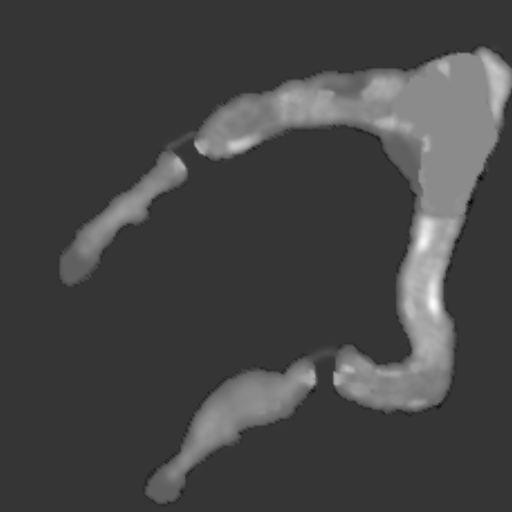
#> input picture build/wake/height_1024_u16.png, 1024 x 1024 px (shown at 1/2 size)
$ python bake.py
#> lines starting #> are read from the running program, lines starting #| are printed output that depends on the picture
"""Bake the Wake Island data (build/wake/*) into the game's map files.
  public/maps/wake.hm   801 x 801 int16 little-endian, height in cm, row-major by z then x, 1 m grid over an 800 m world (centre 0,0)
  public/maps/wake.json flags, start zones, props, bridges, sea level, in game metres (x east, z south; y up, sea at 0)
  (the server builds maps/wake.js for the browser from these two at run time)
Source units: GEM map units, 1 unit = 0.1 m in play terms; the game uses SCALE m per unit (0.08: an 800 m world with the island about 710 m across).
Run: python3 -I build/wake/bake.py"""
import json, base64, struct, os, numpy as np
from PIL import Image
HERE = os.path.dirname(os.path.abspath(__file__)); OUT = os.path.join(HERE, '..', '..', 'public', 'maps'); os.makedirs(OUT, exist_ok=True)
SCALE = 0.08; WATER = 30.0; S = 800; N = 800; OX, OY = 588, -372   # source-unit offsets that centre the land on the world
u16 = np.asarray(Image.open(os.path.join(HERE, 'height_1024_u16.png'))).astype(np.float32); H = u16 / 100 - 70   # GEM units; row 0 = y +5016 (north in the file's terms)
# game coords: gx = SCALE*ex, gz = SCALE*ey (so the map reads like the archive's minimap), gy = SCALE*(h - WATER)
# the height array's row r holds y = 5016 - r*10032/1023 -> gz = SCALE*(5016 - r*9.806); so row for gz: r = (5016 - gz/SCALE)/9.806
from scipy.ndimage import map_coordinates
gz = np.linspace(-S / 2, S / 2, N + 1); gx = np.linspace(-S / 2, S / 2, N + 1); GX, GZ = np.meshgrid(gx, gz)
r = (5016 - (GZ / SCALE + OY)) / (10032 / 1023); c = ((GX / SCALE + OX) + 5016) / (10032 / 1023)
Hg = map_coordinates(H, [r, c], order=1, mode='nearest'); Hg = (Hg - WATER) * SCALE
#> after `Hg = map_coordinates(H, [r, c], order=1, mode='nearest')`:
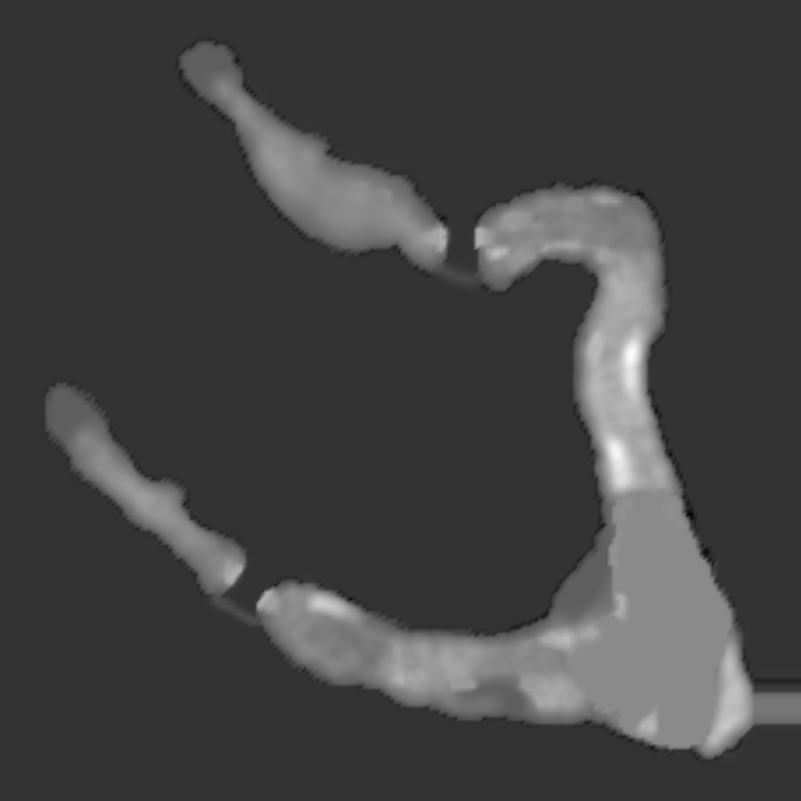
#> Hg: shape (801, 801) float32; min -60.41, max 235.9, mean 18.6; drawn with min black and max white
# outside the source square: deep sea
Hg[(r < 0) | (r > 1023) | (c < 0) | (c > 1023)] = -6
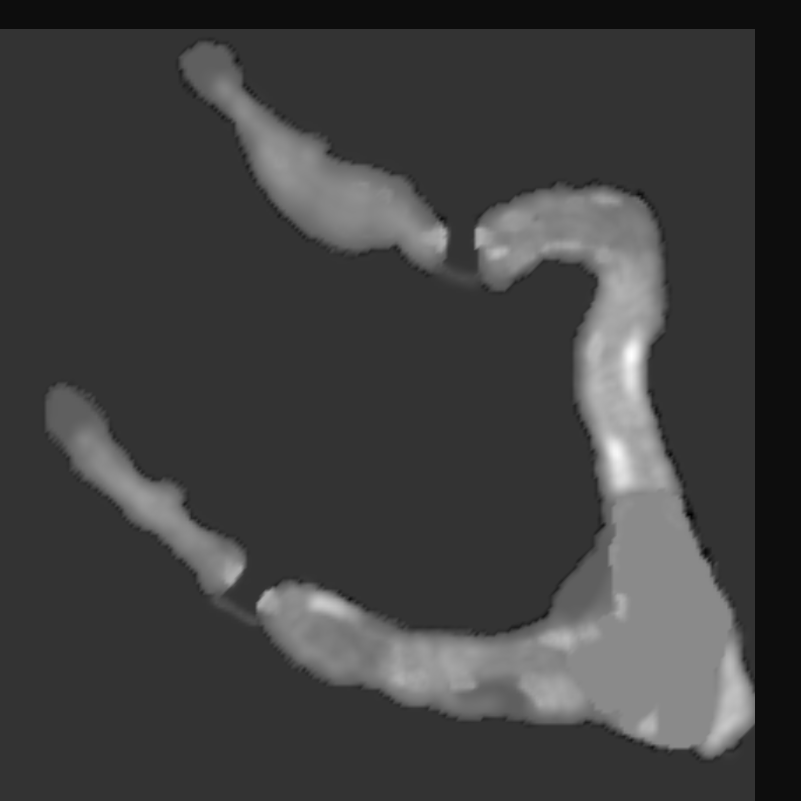
#> Hg: shape (801, 801) float32; min -7.23, max 16.47, mean -1.26; drawn with min black and max white
# soften: the mesh has 10 m facets; a light blur at 1 m keeps beaches smooth, then keep the sea floor from going absurdly deep
from scipy.ndimage import gaussian_filter
Hg = gaussian_filter(Hg, 1.2); Hg = np.maximum(Hg, -7)
#> (the run stopped early here; a loop or call above may not have finished)
